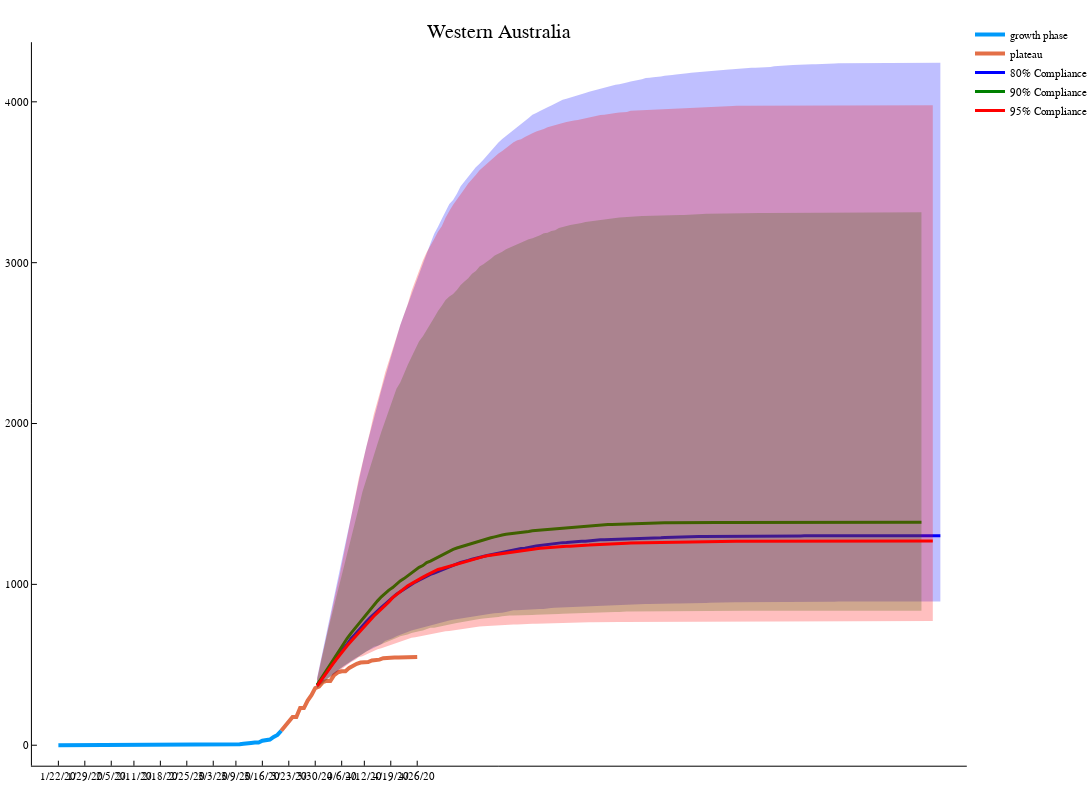

This figure's notebook cell:
### Code cell
ddt(z,zt)=count(z->z>0, z[1:zt])+ count(z->z<0, z[zt+1:end])
~,tpday=findmax([ddt(diff(diff(y)),nx) for nx in 1:(ndays-2)])
#this is the turning point between exponential growth and decay. totItp total infections at day tpday
totItp=y[tpday+1]
plot(ddays[1:tpday+1],y[1:tpday+1],lw=4,label="growth phase",title=allstates[i],size=(1200,800))
plot!(ddays[tpday+1:ndays],y[tpday+1:ndays],lw=4,label="plateau")
(Sp,Ep,Ip,Rp) = epipred(th, St80,Et80,It80,Rt80)
lnp,~=size(Ip)
plotqnt((tp+1):tp+lnp,Ip+Rp,:blue,"80% Compliance")
(Sp,Ep,Ip,Rp) = epipred(th, St90,Et90,It90,Rt90)
lnp,~=size(Ip)
plotqnt((tp+1):tp+lnp,Ip+Rp,:green,"90% Compliance")
(Sp,Ep,Ip,Rp) = epipred(th, St95,Et95,It95,Rt95)
lnp,~=size(Ip)
plotqnt((tp+1):tp+lnp,Ip+Rp,:red,"95% Compliance")

### Figure 1 — Plotly figure (JSON) as saved in the notebook; plotly's stock layout.template omitted (floating-point values rounded to 4 significant figures; data arrays with more than 128 entries replaced by an {"elided": "..."} marker saying what was removed)
{"data": [{"colorbar": {"title": ""}, "legendgroup": "growth phase", "line": {"color": "rgba(0, 154, 250, 1.000)", "dash": "solid", "shape": "linear", "width": 4}, "mode": "lines", "name": "growth phase", "showlegend": true, "type": "scatter", "x": [0.5, 1.5, 2.5, 3.5, 4.5, 5.5, 6.5, 7.5, 8.5, 9.5, 10.5, 11.5, 12.5, 13.5, 14.5, 15.5, 16.5, 17.5, 18.5, 19.5, 20.5, 21.5, 22.5, 23.5, 24.5, 25.5, 26.5, 27.5, 28.5, 29.5, 30.5, 31.5, 32.5, 33.5, 34.5, 35.5, 36.5, 37.5, 38.5, 39.5, 40.5, 41.5, 42.5, 43.5, 44.5, 45.5, 46.5, 47.5, 48.5, 49.5, 50.5, 51.5, 52.5, 53.5, 54.5, 55.5, 56.5, 57.5, 58.5, 59.5], "xaxis": "x1", "y": [0, 0, 0, 0, 0, 0, 0, 0, 0, 0, 0, 0, 0, 0, 0, 0, 0, 0, 0, 0, 0, 0, 0, 0, 0, 0, 0, 0, 0, 0, 0, 0, 0, 0, 0, 0, 0, 0, 2, 2, 2, 2, 2, 3, 3, 3, 3, 4, 6, 9, 9, 14, 17, 17, 28, 31, 35, 52, 64, 90], "yaxis": "y1", "zmax": null, "zmin": null}, {"colorbar": {"title": ""}, "legendgroup": "plateau", "line": {"color": "rgba(227, 111, 71, 1.000)", "dash": "solid", "shape": "linear", "width": 4}, "mode": "lines", "name": "plateau", "showlegend": true, "type": "scatter", "x": [59.5, 60.5, 61.5, 62.5, 63.5, 64.5, 65.5, 66.5, 67.5, 68.5, 69.5, 70.5, 71.5, 72.5, 73.5, 74.5, 75.5, 76.5, 77.5, 78.5, 79.5, 80.5, 81.5, 82.5, 83.5, 84.5, 85.5, 86.5, 87.5, 88.5, 89.5, 90.5, 91.5, 92.5, 93.5, 94.5, 95.5], "xaxis": "x1", "y": [90, 120, 140, 175, 175, 231, 231, 278, 311, 355, 364, 392, 400, 400, 436, 453, 460, 460, 481, 495, 506, 514, 514, 517, 527, 527, 532, 541, 544, 545, 545, 546, 546, 546, 548, 549, 549], "yaxis": "y1", "zmax": null, "zmin": null}, {"colorbar": {"title": ""}, "fill": "tozeroy", "fillcolor": "rgba(0, 0, 255, 0.250)", "legendgroup": "80% Compliance", "line": {"color": "rgba(0, 0, 255, 1.000)", "dash": "solid", "shape": "linear", "width": 0}, "mode": "lines", "name": "80% Compliance", "showlegend": false, "type": "scatter", "x": {"elided": "332 int values"}, "xaxis": "x1", "y": {"elided": "332 float values"}, "yaxis": "y1", "zmax": null, "zmin": null}, {"colorbar": {"title": ""}, "legendgroup": "80% Compliance", "line": {"color": "rgba(0, 0, 255, 1.000)", "dash": "solid", "shape": "linear", "width": 3}, "mode": "lines", "name": "80% Compliance", "showlegend": true, "type": "scatter", "x": {"elided": "166 int values"}, "xaxis": "x1", "y": {"elided": "166 float values"}, "yaxis": "y1", "zmax": null, "zmin": null}, {"colorbar": {"title": ""}, "fill": "tozeroy", "fillcolor": "rgba(0, 128, 0, 0.250)", "legendgroup": "90% Compliance", "line": {"color": "rgba(0, 128, 0, 1.000)", "dash": "solid", "shape": "linear", "width": 0}, "mode": "lines", "name": "90% Compliance", "showlegend": false, "type": "scatter", "x": {"elided": "322 int values"}, "xaxis": "x1", "y": {"elided": "322 float values"}, "yaxis": "y1", "zmax": null, "zmin": null}, {"colorbar": {"title": ""}, "legendgroup": "90% Compliance", "line": {"color": "rgba(0, 128, 0, 1.000)", "dash": "solid", "shape": "linear", "width": 3}, "mode": "lines", "name": "90% Compliance", "showlegend": true, "type": "scatter", "x": {"elided": "161 int values"}, "xaxis": "x1", "y": {"elided": "161 float values"}, "yaxis": "y1", "zmax": null, "zmin": null}, {"colorbar": {"title": ""}, "fill": "tozeroy", "fillcolor": "rgba(255, 0, 0, 0.250)", "legendgroup": "95% Compliance", "line": {"color": "rgba(255, 0, 0, 1.000)", "dash": "solid", "shape": "linear", "width": 0}, "mode": "lines", "name": "95% Compliance", "showlegend": false, "type": "scatter", "x": {"elided": "328 int values"}, "xaxis": "x1", "y": {"elided": "328 float values"}, "yaxis": "y1", "zmax": null, "zmin": null}, {"colorbar": {"title": ""}, "legendgroup": "95% Compliance", "line": {"color": "rgba(255, 0, 0, 1.000)", "dash": "solid", "shape": "linear", "width": 3}, "mode": "lines", "name": "95% Compliance", "showlegend": true, "type": "scatter", "x": {"elided": "164 int values"}, "xaxis": "x1", "y": {"elided": "164 float values"}, "yaxis": "y1", "zmax": null, "zmin": null}], "layout": {"annotations": [{"font": {"color": "rgba(0, 0, 0, 1.000)", "family": "sans-serif", "size": 20}, "rotation": 0, "showarrow": false, "text": "Western Australia", "x": 0.5148, "xanchor": "center", "xref": "paper", "y": 1, "yanchor": "top", "yref": "paper"}], "height": 800, "legend": {"bgcolor": "rgba(255, 255, 255, 1.000)", "bordercolor": "rgba(0, 0, 0, 1.000)", "font": {"color": "rgba(0, 0, 0, 1.000)", "family": "sans-serif", "size": 11}, "tracegroupgap": 0, "x": 1, "y": 1}, "margin": {"b": 20, "l": 0, "r": 0, "t": 20}, "paper_bgcolor": "rgba(255, 255, 255, 1.000)", "plot_bgcolor": "rgba(255, 255, 255, 1.000)", "showlegend": true, "width": 1200, "xaxis": {"anchor": "y1", "domain": [0.03291, 0.9967], "gridcolor": "rgba(0, 0, 0, 0.100)", "gridwidth": 0.5, "linecolor": "rgba(0, 0, 0, 1.000)", "mirror": false, "range": [-6.505, 241.0], "showgrid": false, "showline": true, "showticklabels": true, "tickangle": 0, "tickcolor": "rgb(0, 0, 0)", "tickfont": {"color": "rgba(0, 0, 0, 1.000)", "family": "sans-serif", "size": 11}, "tickmode": "array", "ticks": "inside", "ticktext": ["1/22/20", "1/29/20", "2/5/20", "2/11/20", "2/18/20", "2/25/20", "3/3/20", "3/9/20", "3/16/20", "3/23/20", "3/30/20", "4/6/20", "4/12/20", "4/19/20", "4/26/20"], "tickvals": [0.5, 7.5, 14.5, 20.5, 27.5, 34.5, 41.5, 47.5, 54.5, 61.5, 68.5, 75.5, 81.5, 88.5, 95.5], "title": "", "titlefont": {"color": "rgba(0, 0, 0, 1.000)", "family": "sans-serif", "size": 15}, "type": "-", "visible": true, "zeroline": false, "zerolinecolor": "rgba(0, 0, 0, 1.000)"}, "yaxis": {"anchor": "x1", "domain": [0.01881, 0.9708], "gridcolor": "rgba(0, 0, 0, 0.100)", "gridwidth": 0.5, "linecolor": "rgba(0, 0, 0, 1.000)", "mirror": false, "range": [-127.3, 4371.0], "showgrid": false, "showline": true, "showticklabels": true, "tickangle": 0, "tickcolor": "rgb(0, 0, 0)", "tickfont": {"color": "rgba(0, 0, 0, 1.000)", "family": "sans-serif", "size": 11}, "tickmode": "array", "ticks": "inside", "ticktext": ["0", "1000", "2000", "3000", "4000"], "tickvals": [0, 1000, 2000, 3000, 4000], "title": "", "titlefont": {"color": "rgba(0, 0, 0, 1.000)", "family": "sans-serif", "size": 15}, "type": "-", "visible": true, "zeroline": false, "zerolinecolor": "rgba(0, 0, 0, 1.000)"}}}
